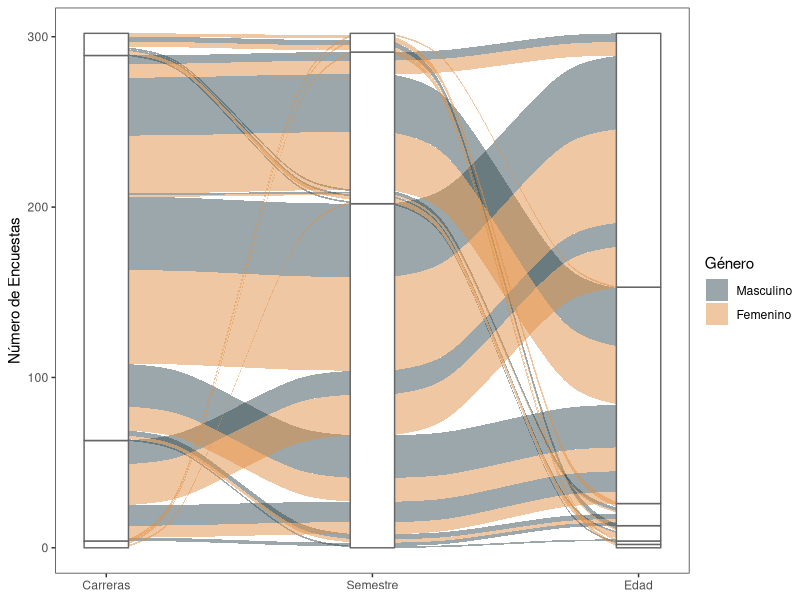
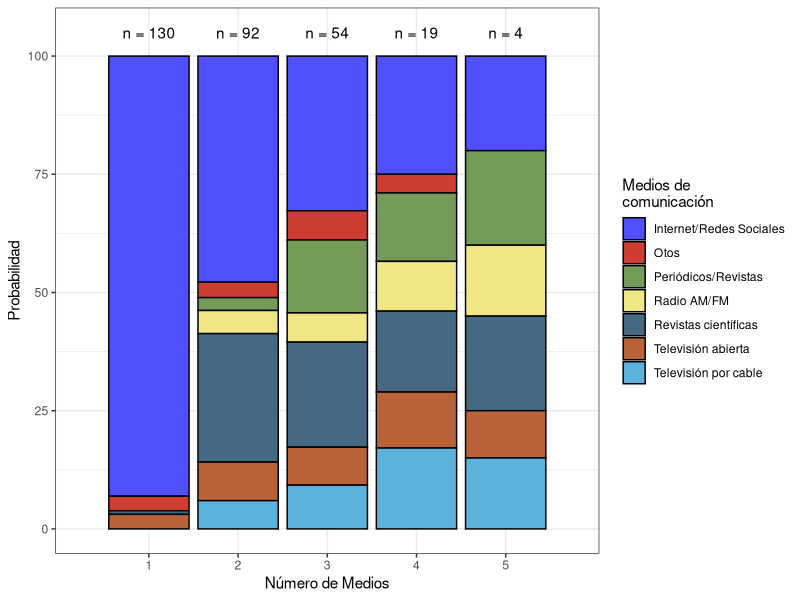
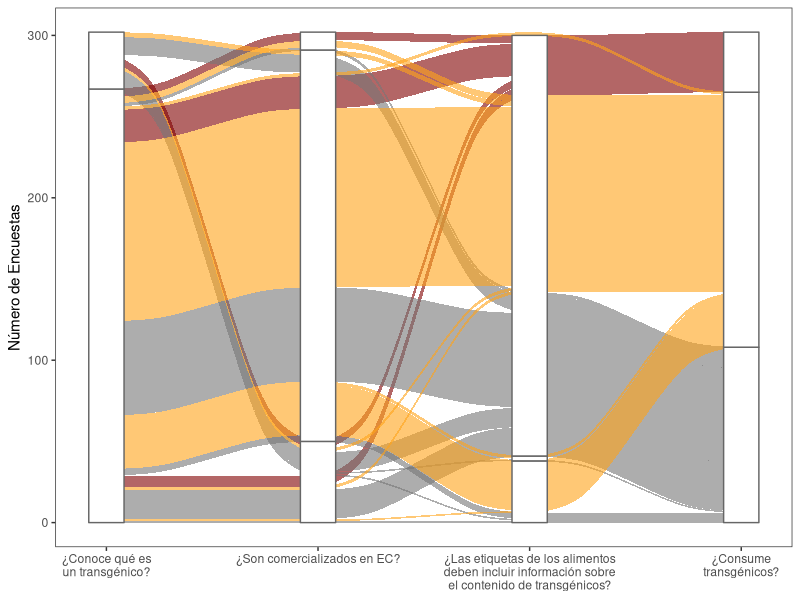
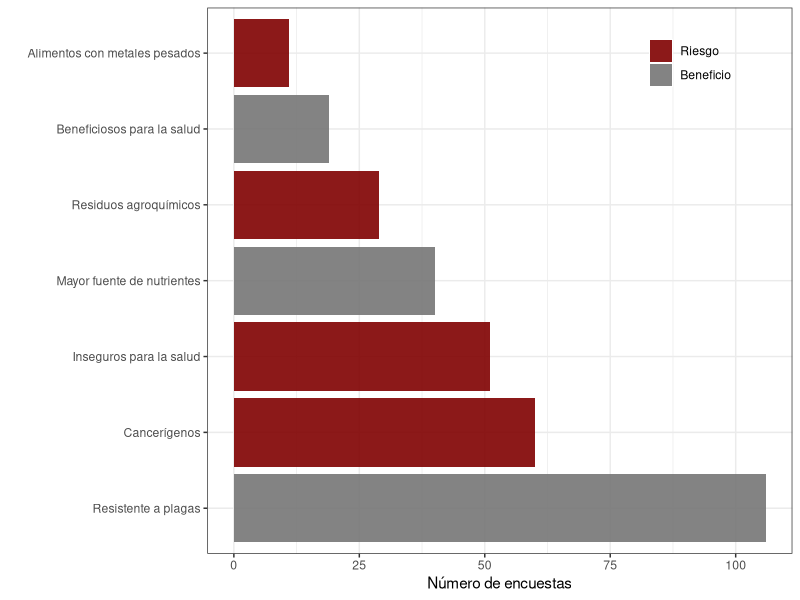
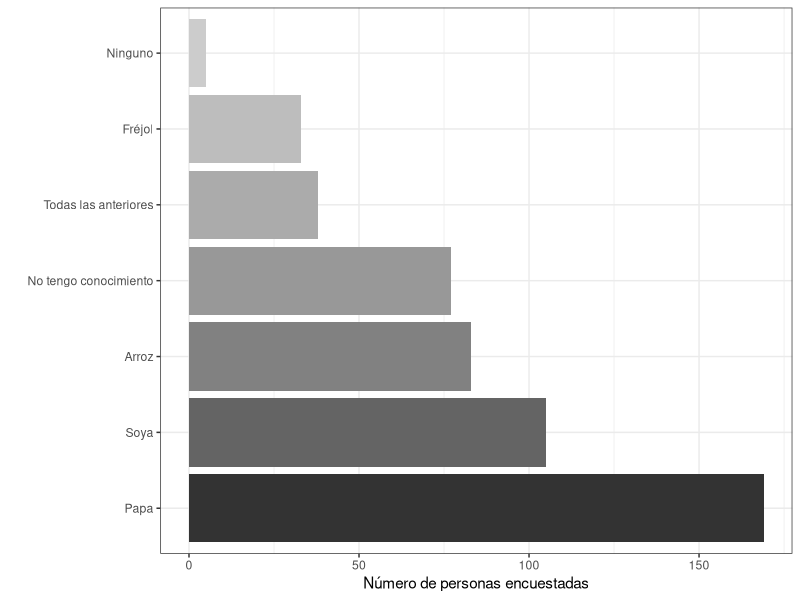
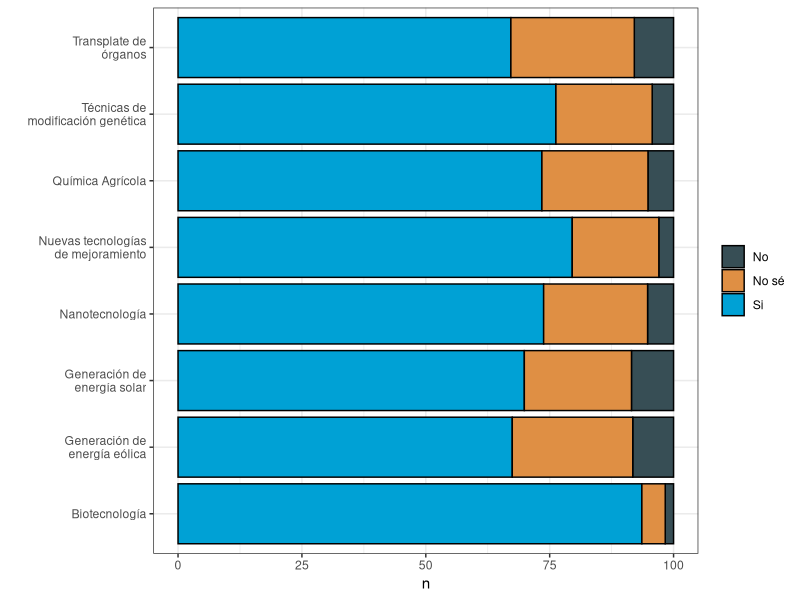

Write the R code that produced these figures, in order.
## ---- chunk 1
#### Load Packages ####
library(readxl) # Read Excel Files
library(tidyverse) # Easily Install and Load the 'Tidyverse'
library(stringr) # Simple, Consistent Wrappers for Common String Operations
library(ggalluvial)
library(magrittr)
library(ggsci)
## ---- chunk 2
raw_data <- map(2:12, .f = function(x){
  read_xlsx(path = 'data/Encuestas.xlsx', sheet = x) %>% 
    mutate(Sheet = x)
}) %>% bind_rows()
## ---- chunk 3
clean_data <- raw_data %>% mutate(P4a = tolower(P4a) ) %>%
  # Clean Data
  # Repeated careers
  mutate(P4a = ifelse(P4a %in% 'ingenieria en ecosistema',
                      "ingeniería en ecosistemas", P4a)) %>% 
  mutate(P4a = ifelse(P4a %in% c("ingeniería en ciencas del agua",
                                 "ingeniería en ciencias del agua"),
                      "ingeniería en ciencias del agua", P4a)) %>% 
  mutate(P4a = ifelse(grepl("ingeniería", P4a), "Ingeniería", P4a) ) %>% 
  mutate(P4a = ifelse(P4a %in% c('agroecología', 'arquitectura',
                                 'ciencias experimentales',
                                 'licenciatura en biocomercio'),
                      "Licenciaturas", P4a) ) %>% 
  mutate(P4a = ifelse(P4a %in% c('administrativo'), 'otros', P4a) )
## ---- chunk 4
clean_data %<>%  mutate(P2 = factor(P2, levels = c(1,2),
                                     labels = c("Masculino", "Femenino")))
## ---- chunk 5
clean_data %<>% 
  mutate(P3 = ifelse(P3 == 1, "17-20", P3)) %>% 
  mutate(P3 = ifelse(P3 == 2, "21-25", P3)) %>% 
  mutate(P3 = ifelse(P3 == 3, "26-30", P3)) %>% 
  mutate(P3 = ifelse(P3 == 4, "31-40", P3)) %>% 
  mutate(P3 = ifelse(P3 == 5, "41-50", P3)) %>% 
  mutate(P3 = ifelse(P3 == 1, "> 51", P3))
## ---- chunk 6
clean_data %<>% 
  mutate(`5` = ifelse(`5` > 4, "Carrera", "Tronco común"))
## ---- chunk 7
# Summarinsing data
sample_space <- clean_data %>% group_by(P2, P3, P4a, `5`) %>% 
  summarise(N = n()) %>% arrange(P4a)
sspace_plot <- ggplot(sample_space, aes(axis1 = P4a, axis2 = `5`, axis3 = P3, y = N)) +
  geom_alluvium(aes(fill = P2),  width = 1/8) +
  geom_stratum(width = 1/6, fill = "white", color = "grey40") +
  geom_label(stat = "stratum", label.strata = TRUE, size = 2.5) +
  scale_x_continuous(breaks = 1:3, labels = c("Carreras", "Semestre", "Edad")) +
  scale_fill_jama() + theme_test() + 
  labs(fill = "Género", y = "Número de Encuestas")
sspace_plot
## ---- chunk 8
medios <- clean_data %>% select(`6a`:`6g`) %>% mutate(Index = 1:n()) %>% 
  gather(key = "Medio", value = "Valor", `6a`:`6g`) %>% 
  mutate(Medio = ifelse(Medio %in% "6a", "Radio AM/FM", Medio)) %>% 
  mutate(Medio = ifelse(Medio %in% "6b", "Televisión abierta", Medio)) %>% 
  mutate(Medio = ifelse(Medio %in% "6c", "Televisión por cable", Medio)) %>% 
  mutate(Medio = ifelse(Medio %in% "6d", "Periódicos/Revistas", Medio)) %>% 
  mutate(Medio = ifelse(Medio %in% "6e", "Internet/Redes Sociales", Medio)) %>% 
  mutate(Medio = ifelse(Medio %in% "6f", "Revistas científicas", Medio)) %>% 
  mutate(Medio = ifelse(Medio %in% "6g", "Otos", Medio)) %>%
  filter(Valor <= 1)

## ---- chunk 9
# Obtener el n por medios
labels <- medios %>% filter(Valor != 0) %>% 
  arrange(Index) %>% 
  group_by(Index) %>% mutate(total = sum(Valor)) %>%
  count(total) %>% ungroup() %>% count(n) %>% 
  mutate(nn = paste0("n = ", nn))

medios_f <- medios %>% filter(Valor != 0) %>% arrange(Index) %>%
  group_by(Index) %>% mutate(total = sum(Valor)) %>%
  select(-Valor)
medios_plot <-   ggplot(medios_f) +
  geom_bar(aes(factor(total), fill = Medio),
           position = "fill", color = "black") +
  geom_text(data = labels, aes(x= factor(n), y = 1.05, label = nn) ) +
  ggsci::scale_fill_igv() + theme_bw() + 
  scale_y_continuous(breaks = seq(0, 1, by = 0.25),
                     labels = seq(0, 100, by = 25)) +
  scale_x_discrete(limits = 1:5) +
  labs(x = "Número de Medios", y = "Probabilidad",
       fill = "Medios de\ncomunicación")
medios_plot
## ---- chunk 10
transform <-  function(x) {
    ifelse(x == 0, "No", ifelse(x == 1, "Sí",
                                ifelse(x == 2, "No sé", "Ya les tiene")))
  } 
knowledge <- clean_data %>% select(`7`, `8`, `10`, `17`) %>%
  mutate_all(transform) %>% mutate_all(as.factor) %>%
  group_by(`7`, `8`, `10`, `17`) %>% summarise(N = n())
## ---- chunk 11
labs_know <- c("¿Conoce qué es\nun transgénico?",
               "¿Son comercializados en EC?",
               "¿Las etiquetas de los alimentos
deben incluir información sobre
el contenido de transgénicos?",
               "¿Consume\ntransgénicos?")
ggplot(knowledge, aes(axis1 = `7`, axis2 = `8`, axis4 = `10`,
                      axis3 = `17`,y = N)) +
  geom_alluvium(aes(fill = `10`), width = 1/20, alpha = 0.6) +
  geom_stratum(width = 1/6, fill = "white", color = "grey40") +
  geom_label(stat = "stratum", label.strata = TRUE, size = 2.5) +
  scale_x_continuous(breaks = 1:4, labels = labs_know) +
  scale_fill_uchicago() + theme_test() + 
  labs(y = "Número de Encuestas") + guides(fill = F)
## ---- chunk 12
  risk_benefit <- clean_data %>% select(starts_with("14")) %>%
    gather(key = "Variable", value = "Valor", `14a`:`14h` ) %>%
    group_by(Variable) %>%  summarise(N = sum(Valor, na.rm = T) ) %>% 
  filter( !(Variable %in% "14h") ) %>% 
  mutate(R_B = ifelse(Variable %in% c("14b", "14d", "14g"),
                      "Beneficio", "Riesgo") ) %>% 
  mutate(R_B = factor(R_B, levels = c("Riesgo", "Beneficio")) ) %>% 
  mutate(Variable = ifelse(Variable %in% "14a", "Residuos agroquímicos",
                           Variable)) %>% 
  mutate(Variable = ifelse(Variable %in% "14b", "Mayor fuente de nutrientes",
                           Variable)) %>% 
  mutate(Variable = ifelse(Variable %in% "14c", "Inseguros para la salud",
                           Variable)) %>% 
  mutate(Variable = ifelse(Variable %in% "14d", "Beneficiosos para la salud",
                           Variable)) %>% 
  mutate(Variable = ifelse(Variable %in% "14e", "Alimentos con metales pesados",
                           Variable)) %>% 
  mutate(Variable = ifelse(Variable %in% "14f", "Cancerígenos",
                           Variable)) %>% 
  mutate(Variable = ifelse(Variable %in% "14g", "Resistente a plagas",
                           Variable)) %>% 
  mutate(Variable = ifelse(Variable %in% "14h", "Mejoramiento genético",
                           Variable)) %>% 
  arrange(-N) %>% mutate(Variable = factor(Variable, levels = .$Variable))
  
ggplot(risk_benefit, aes(x = Variable, y = N)) + 
  geom_bar(aes(fill = R_B),stat = "identity", alpha = 0.9) +
  theme_bw() + labs(fill = "", y = "Número de encuestas", x = "") +
  theme(legend.position=c(0.9,1), legend.justification=c(0.95,1),
        legend.background=element_blank())+
  coord_flip() + ggsci::scale_fill_uchicago()
## ---- chunk 13
OGM_products <- clean_data %>% select(starts_with("15")) %>%
  gather(key = "Variable", value = "Valor", `15a`:`15h` ) %>% 
  mutate(Variable = ifelse(Variable %in% "15e", "15d", Variable)) %>% 
  group_by(Variable) %>%  summarise(N = sum(Valor, na.rm = T) ) %>% 
  arrange(-N) %>% 
  mutate(Variable = ifelse(Variable %in% "15a", "Soya", Variable) ) %>% 
  mutate(Variable = ifelse(Variable %in% "15b", "Arroz", Variable) ) %>% 
  mutate(Variable = ifelse(Variable %in% "15c", "Fréjol", Variable) ) %>% 
  mutate(Variable = ifelse(Variable %in% "15d", "Papa", Variable) ) %>% 
  mutate(Variable = ifelse(Variable %in% "15f",
                           "Todas las anteriores", Variable) ) %>% 
  mutate(Variable = ifelse(Variable %in% "15g", "Ninguno", Variable) ) %>% 
  mutate(Variable = ifelse(Variable %in% "15h", "No tengo conocimiento", 
                           Variable) ) %>% 
  mutate(Variable = factor(Variable, levels = .$Variable)) 

ggplot(OGM_products, aes(Variable, N)) +
  geom_bar(aes(fill = Variable), stat = "identity") +
  scale_fill_grey() + coord_flip() + theme_bw() +
  guides(fill = F) + 
  labs(y = "Número de personas encuestadas", x = "")
## ---- chunk 14
new_tech <- clean_data %>% select(starts_with("20")) %>%
  gather(key = "Variable", value = "Valor", starts_with("20") ) %>%
  count(Variable, Valor) %>% filter(!is.na(Valor)) %>%
  mutate(Variable = ifelse(Variable %in% "20 (Bio)",
                           "Biotecnología", Variable)) %>% 
  mutate(Variable = ifelse(Variable %in% "20 (Eolica)",
                           "Generación de\nenergía eólica", Variable)) %>% 
  mutate(Variable = ifelse(Variable %in% "20 (Modifica)",
                           "Técnicas de\nmodificación genética", Variable)) %>% 
  mutate(Variable = ifelse(Variable %in% "20 (Nano)",
                           "Nanotecnología", Variable)) %>% 
  mutate(Variable = ifelse(Variable %in% "20 (NBT)",
                           "Nuevas tecnologías\nde mejoramiento", Variable)) %>% 
  mutate(Variable = ifelse(Variable %in% "20 (Quimi)",
                           "Química Agrícola", Variable)) %>% 
  mutate(Variable = ifelse(Variable %in% "20 (Solar)",
                           "Generación de\nenergía solar", Variable)) %>% 
  mutate(Variable = ifelse(Variable %in% "20 (Transplante)",
                           "Transplate de\nórganos", Variable)) %>% 
   filter(Valor <= 3)%>%
  mutate(Valor = ifelse(Valor > 1, "No sé", ifelse(Valor < 1, "No", "Si")))
  
  
  
ggplot(new_tech, aes(Variable, n )) +
  geom_bar(aes(fill = factor(Valor) ), color = "black",
           stat = "identity", position = "fill") + theme_bw() +
  scale_y_continuous(breaks = seq(0, 1, by = 0.25),
                     labels = seq(0, 100, by = 25)) +
  scale_fill_jama() + coord_flip() +
  labs(fill = NULL, x = "")
